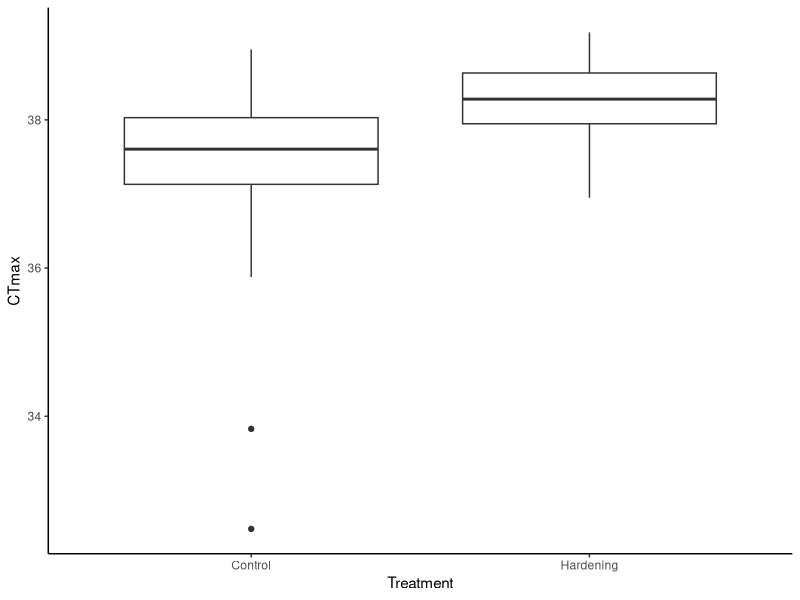
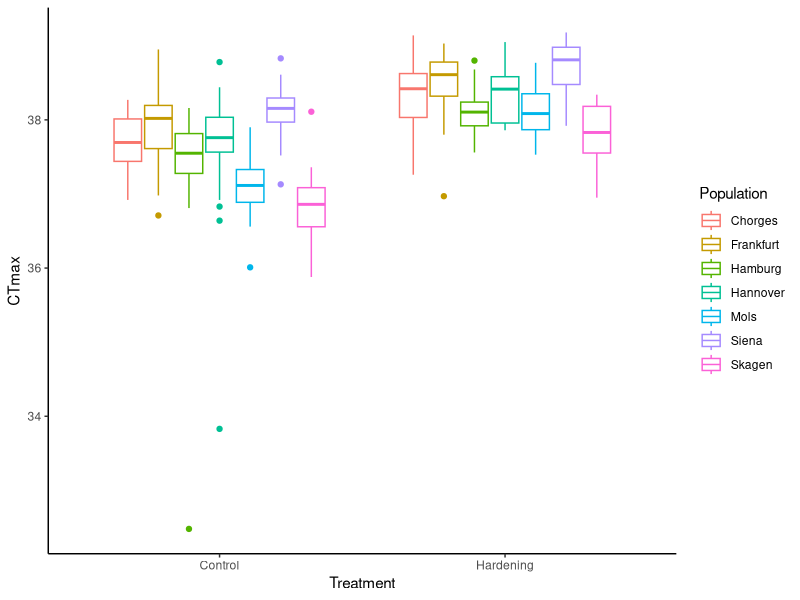

These charts were generated, in order, by the following R code:
# CT max data ------------------------------------------------------------------
# Thomas O'Leary

# Load library
library(tidyverse)

# Load data
df <- read_delim("Populations_CTmax.csv", delim = ";")

# Get averages and standard deviations
df %>%
  group_by(Population, Treatment) %>%
  summarise(ct_max = mean(CTmax),
            sd = sd(CTmax))

# Make plots ----

# Make a box plot
df %>%
  ggplot() +
  geom_boxplot(aes(x = Treatment,
                   y = CTmax)) +
  theme_classic()

# Color by population
df %>%
  ggplot() +
  geom_boxplot(aes(x = Treatment,
                   y = CTmax,
                   color = Population)) +
  theme_classic()


# Run analysis
mod <- aov(CTmax ~ Population*Treatment,
           data = df)

broom::tidy(mod)

